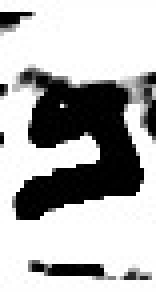
#> input picture monkbrill-jpg/Bet/navis-QIrug-Qumran_extr09_0041-line-017-y1=731-y2=843-zone-HUMAN-x=0771-y=0020-w=0039-h=0073-ybas=0047-nink=710-segm=COCOS5cocos.jpg, 39 x 73 px (shown 4 times larger); its folder holds only this picture in this run
$ jupyter execute task1_data_augmentation.ipynb
#> lines starting #> are read from the running program, lines starting #| are printed output that depends on the picture
[cell 1]
import os
import random
import cv2
import numpy as np
from matplotlib import pyplot as plt

[cell 2]
data_path = "monkbrill-jpg/"
labels = []
for subdir in os.listdir(data_path):
    current_path = os.path.join(data_path, subdir)
    for file in os.listdir(current_path):
        current_path = os.path.join(data_path, subdir)
        labels.append(subdir)

[cell 3]
random_char = random.choice(os.listdir(data_path))
random_folder = os.path.join(data_path, random_char)
random_file = random.choice(os.listdir(random_folder))

[cell 4]
im = cv2.imread(os.path.join(random_folder, random_file), cv2.IMREAD_GRAYSCALE)
#> im is the input picture: shape (73, 39); min 0, max 255, mean 178.4
plt.imshow(im, cmap='gray')
plt.show()

[cell 5]
def get_random_eraser(p=1, s_l=0.02, s_h=0.4, r_1=0.3, r_2=1/0.3, v_l=0, v_h=255, pixel_level=False):
    def eraser(input_img):
        if input_img.ndim == 3:
            img_h, img_w, img_c = input_img.shape
        elif input_img.ndim == 2:
            img_h, img_w = input_img.shape

        p_1 = np.random.rand()

        if p_1 > p:
            return input_img

        while True:
            s = np.random.uniform(s_l, s_h) * img_h * img_w
            r = np.random.uniform(r_1, r_2)
            w = int(np.sqrt(s / r))
            h = int(np.sqrt(s * r))
            left = np.random.randint(0, img_w)
            top = np.random.randint(0, img_h)

            if left + w <= img_w and top + h <= img_h:
                break

        if pixel_level:
            if input_img.ndim == 3:
                c = np.random.uniform(v_l, v_h, (h, w, img_c))
            if input_img.ndim == 2:
                c = np.random.uniform(v_l, v_h, (h, w))
        else:
            c = np.random.uniform(v_l, v_h)

        input_img[top:top + h, left:left + w] = c

        return input_img

    return eraser

[cell 6]
# augmentation functions

def keep_original(img):
    return img

def erosion(img):
    kernel_size = random.randint(2, 4)
    kernel = np.ones((kernel_size,kernel_size), np.uint8)
    img = cv2.erode(img, kernel, iterations=1)
    return img

def dilation(img):
    kernel_size = random.randint(2, 4)
    kernel = np.ones((kernel_size,kernel_size), np.uint8)
    img = cv2.dilate(img, kernel, iterations=1)
    return img

def rotate(img):
    rows = img.shape[0]
#> rows = 73
    cols = img.shape[1]
#> cols = 39

    img_center = (cols / 2, rows / 2)
#> img_center = (19.5, 36.5)
    M = cv2.getRotationMatrix2D(img_center, random.randint(-10, 10), 1)
    rotated_image = cv2.warpAffine(img, M, (cols, rows),
                           borderMode=cv2.BORDER_CONSTANT,
                           borderValue=(255))
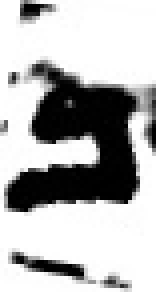
#> rotated_image: shape (73, 39) (shown 4 times larger); min 0, max 255, mean 180.1

    return rotated_image

def cutout(img):
    eraser = get_random_eraser(p=1, s_l=0.05, s_h=0.3, r_1=0.25, r_2=1/0.25, v_h=255, v_l=255, pixel_level=False)
    img = eraser(img)
    return img

[cell 7]
im = rotate(im)
plt.imshow(im, cmap='gray')
plt.show()

[cell 8]
# dictionary of the transformations we defined earlier
available_transformations = {
    'original': keep_original,
    'rotation': rotate,
    'dilation': dilation,
    'erosion': erosion,
    'cutout': cutout
}

save_path = 'monkbrill-jpg-augmented/'

if not os.path.exists(save_path):
    os.makedirs(save_path)

[cell 9]
# Create new augmented images and save in folder
# first a random character is chosen with even probability
# Then random image of that character is chosen
# Then one of the augmentation functions is applied and the image is saved

num_files_desired = 50000

num_generated_files = 0
while num_generated_files < num_files_desired:

    random_char = random.choice(os.listdir(data_path))
    random_folder = os.path.join(data_path, random_char)
    random_file = random.choice(os.listdir(random_folder))

    image_to_transform = cv2.imread(os.path.join(random_folder, random_file), cv2.IMREAD_GRAYSCALE)

    key = random.choice(list(available_transformations))
    transformed_image = available_transformations[key](image_to_transform)
#> in erosion, `img = cv2.erode(img, kernel, iterations=1)`:
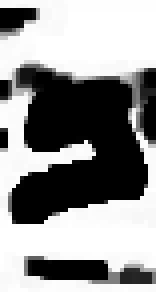
#> img: shape (73, 39) (shown 4 times larger); min 0, max 255, mean 146.4
